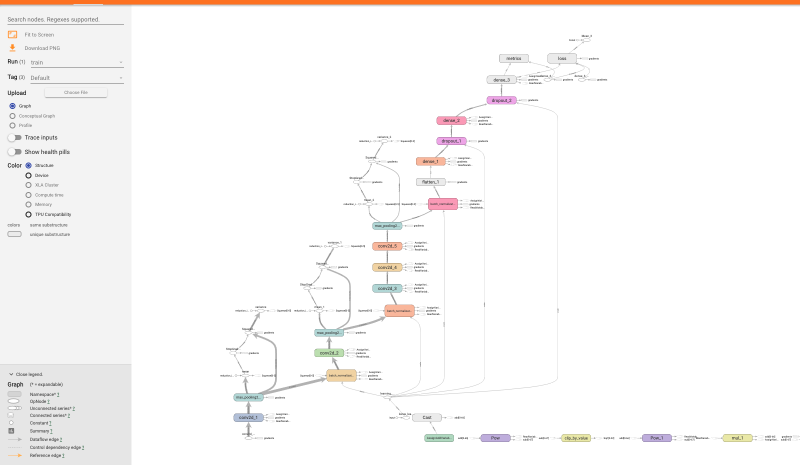
#> input picture model/alexnet/AlexNet.png, 1600 x 930 px (shown at 1/2 size); its folder holds only this picture in this run
$ python -i functions.py   (imports and definitions only)   (Python 2 division)
#> lines starting #> are read from the running program, lines starting #| are printed output that depends on the picture
import os
import cv2 as cv2
import matplotlib.pyplot as plt
import numpy as np
from tensorflow.keras.utils import to_categorical
from datetime import datetime


# [47 lines left out: function get_mean_RGB_dataset, not called in this run]


def get_mean_RGB(img):
    return np.mean(img[:, :, 0]), np.mean(img[:, :, 1]), np.mean(img[:, :, 2])


def read_image(image, nrows, ncolumns):
    # we can add/change other types of images to improve the classification
    try:
        # variables
        threshold1 = 23
        threshold2 = 23
        drawn_contours = []
        area_contours = []
        contour_used = []

        # read image and convert it to all the needed format
        show = cv2.imread(image, cv2.IMREAD_COLOR)

        imgBlur = cv2.GaussianBlur(show, (7, 7), 1)
        imgGray = cv2.cvtColor(imgBlur, cv2.COLOR_BGR2GRAY)
        imgCanny = cv2.Canny(imgGray, threshold1, threshold2)
        kernel = np.ones((5, 5))
        imgDil = cv2.dilate(imgCanny, kernel, iterations=1)

        # get all the contours in the image
        contours, hierarchy = cv2.findContours(imgDil, cv2.RETR_EXTERNAL, cv2.CHAIN_APPROX_NONE)

        # use only the biggest contour/object
        for cnt in contours:
            area_contours.append(cv2.contourArea(cnt))
        contour_used = contours[np.argmax(area_contours)]

        # [8 lines of commented-out code are left out]

    except (BaseException) as error:
        print("Error resizing the images ", error, 'image : ', image)
        cv2.imread(image, cv2.IMREAD_COLOR)
        cv2.waitKey(0)
    else:
        # corp the image using the Biggest contour areea
        x, y, w, h = cv2.boundingRect(contour_used)
        resized_image = cv2.resize(show[y:y + h, x:x + w], (nrows, ncolumns), interpolation=cv2.INTER_CUBIC)
        return resized_image
    # [4 lines of commented-out code are left out]


# [121 lines left out: functions stack_images, load_almondes_dataset, read_and_process, not called in this run]


def get_average_size_of_images(listImages):
    widths, heights = [], []
    for image in listImages:
        shape = read_image(image, 224, 224).shape
        print(shape)
        heights.append(shape[0])
        widths.append(shape[1])
    return np.min(heights), np.min(widths)


# [19 lines left out: functions plot_pictures, rename_pictures, not called in this run]


def save_array_file(array):
    np.savetxt('image_numpyed.txt', array, fmt='%d')

>>> import cv2
>>> picture = cv2.imread('../model/alexnet/AlexNet.png', cv2.IMREAD_GRAYSCALE)
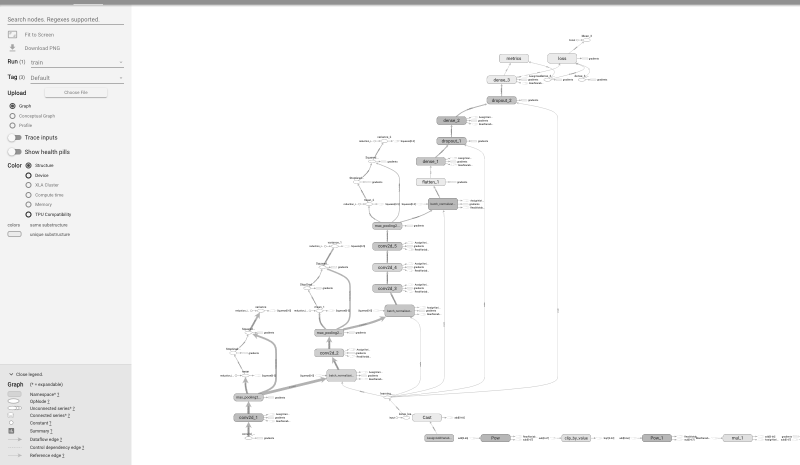
#> picture: shape (930, 1600) (shown at 1/2 size); min 0, max 255, mean 248.6
>>> result = get_average_size_of_images(picture)
#> (printed output is left out)
#> (the run stopped early here; a loop or call above may not have finished)
